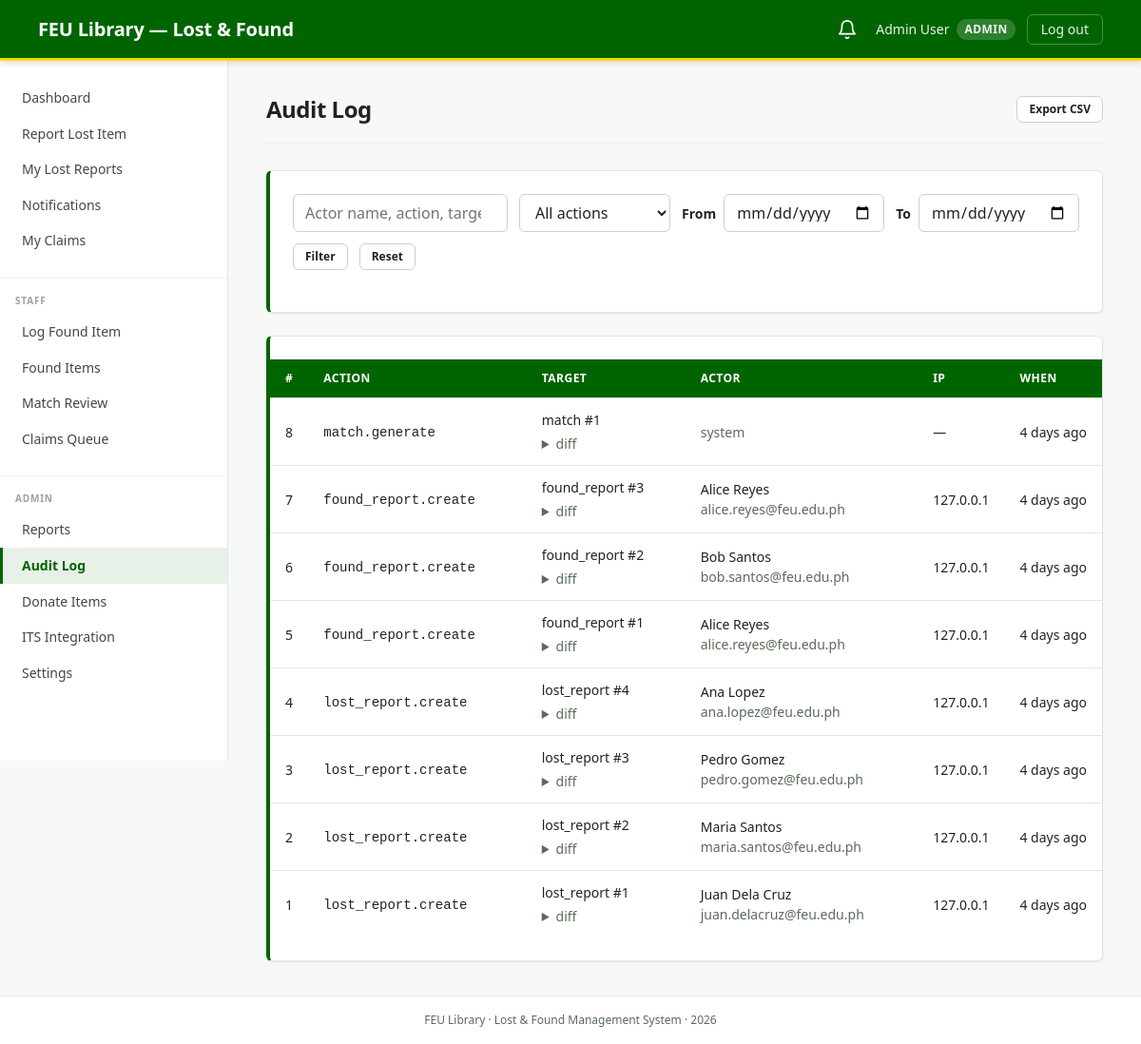
/index.php?p=admin.audit (signed in), run on the app's committed database.
### tables this page shows
CREATE TABLE accounts (
  id              INT UNSIGNED       NOT NULL AUTO_INCREMENT,
  role            ENUM('user','staff','admin') NOT NULL,
  user_type       ENUM('student','faculty')    NULL,             
  full_name       VARCHAR(150)       NOT NULL,
  id_number       VARCHAR(50)        NOT NULL,                   
  email           VARCHAR(255)       NOT NULL,
  password_hash   VARCHAR(255)       NOT NULL,                   
  is_active       TINYINT(1)         NOT NULL DEFAULT 1,
  created_at      DATETIME           NOT NULL DEFAULT CURRENT_TIMESTAMP,
  updated_at      DATETIME           NOT NULL DEFAULT CURRENT_TIMESTAMP
                                              ON UPDATE CURRENT_TIMESTAMP,
  PRIMARY KEY (id),
  UNIQUE KEY uq_accounts_email     (email),
  UNIQUE KEY uq_accounts_id_number (id_number),
  KEY idx_accounts_role            (role)
);

CREATE TABLE audit_logs (
  id                       INT UNSIGNED       NOT NULL AUTO_INCREMENT,
  actor_account_id         INT UNSIGNED       NULL,
  action                   VARCHAR(100)       NOT NULL,          
  target_type              VARCHAR(50)        NOT NULL,
  target_id                INT UNSIGNED       NOT NULL,
  diff_json                JSON               NULL,
  ip_address               VARCHAR(45)        NULL,              
  created_at               DATETIME           NOT NULL DEFAULT CURRENT_TIMESTAMP,
  PRIMARY KEY (id),
  KEY idx_audit_actor   (actor_account_id),
  KEY idx_audit_target  (target_type, target_id),
  KEY idx_audit_action  (action),
  KEY idx_audit_created (created_at),
  CONSTRAINT fk_audit_actor
    FOREIGN KEY (actor_account_id) REFERENCES accounts(id) ON DELETE SET NULL
);

### index.php (called while the page is built, shortened)
<?php
require_once __DIR__ . '/lib/bootstrap.php';
$routes = require __DIR__ . '/lib/routes.php';
$token = isset($_GET['p']) && is_string($_GET['p']) ? trim($_GET['p']) : '';
$route = $routes[$token];
if (empty($route['public'])) {
    if (!is_authenticated()) {
        $next = $_SERVER['REQUEST_URI'] ?? '/index.php';
        go(url('/index.php?p=login&next=' . urlencode($next)));
    }
}
$page_file = __DIR__ . '/pages/' . $route['file'];
require $page_file;
exit;

### lib/bootstrap.php (called while the page is built, shortened)
<?php
function cfg(?string $path = null)
{
    static $config = null;
    if ($config === null) {
        $config_path = __DIR__ . '/../config.php';
        $config = require $config_path;
    }
    $value = $config;
    foreach (explode('.', $path) as $key) {
        $value = $value[$key];
    }
    return $value;
}
require_once __DIR__ . '/sanitize.php';
require_once __DIR__ . '/db.php';
require_once __DIR__ . '/auth.php';
require_once __DIR__ . '/view.php';
require_once __DIR__ . '/../partials/layout.php';

### config.php (called while the page is built)
<?php
return [
    'app' => [
        'name'      => 'FEU Library — Lost & Found Management System',
        'env'       => getenv('APP_ENV')      ?: 'development',
        'base_url'  => getenv('APP_BASE_URL') ?: 'http://localhost/feulib',
        'base_path' => getenv('APP_BASE_PATH') !== false ? (string) getenv('APP_BASE_PATH') : '/feulib',
        'timezone'  => 'Asia/Manila',
    ],
    'db' => [
        'host'    => getenv('DB_HOST') ?: '127.0.0.1',
        'port'    => (int) (getenv('DB_PORT') ?: 3306),
        'name'    => getenv('DB_NAME') ?: 'lfms',
        'user'    => getenv('DB_USER') ?: 'root',
        'pass'    => getenv('DB_PASS') !== false ? (string) getenv('DB_PASS') : '',
        'charset' => 'utf8mb4',
    ],
    'session' => [
        'name'            => 'LFMSSESSID',
        'lifetime'        => 0,
        'cookie_secure'   => filter_var(getenv('SESSION_COOKIE_SECURE') ?: 'false', FILTER_VALIDATE_BOOLEAN),
        'cookie_httponly' => true,
        'cookie_samesite' => 'Strict',
    ],
    'upload' => [
        'max_bytes'     => 4 * 1024 * 1024,
        'allowed_mimes' => ['image/jpeg', 'image/png', 'image/webp'],
        'storage_path'  => getenv('UPLOAD_STORAGE_PATH') ?: __DIR__ . '/assets/uploads',
    ],
    'its' => [
        'auth_mode'       => getenv('ITS_AUTH_MODE') ?: 'bearer',
        'auth_value'      => getenv('ITS_AUTH_VALUE') ?: 'dev-token-change-me-before-production',
        'api_key_header'  => 'X-API-Key',
        'timeout_seconds' => 10,
        'verify_ssl'      => true,
        'endpoints' => [
            'students' => getenv('ITS_ENDPOINT_STUDENTS') ?: 'http://localhost/feulib/index.php?p=api.its_mock&type=student',
            'staff'    => getenv('ITS_ENDPOINT_STAFF')    ?: 'http://localhost/feulib/index.php?p=api.its_mock&type=staff',
        ],
    ],
];

### lib/view.php (called while the page is built, shortened)
<?php
function url(string $path = ''): string
{
    static $base = null;
    if ($base === null) {
        $configured = cfg('app.base_path');
        $base = rtrim($configured, '/');
    }
    return $base . '/' . ltrim($path, '/');
}
    ?><!DOCTYPE html>
<?php
function table_state(string $prefix = '', array $defaults = []): array
{
    $allowed_per = [10, 25, 50, 100];
    $raw_per     = (int) ($_GET[$prefix . 'per_page'] ?? 0);
    return [
        'sort'     => isset($_GET[$prefix . 'sort']) && is_string($_GET[$prefix . 'sort'])
                      ? trim($_GET[$prefix . 'sort'])
                      : (string) ($defaults['sort'] ?? ''),
        'dir'      => (isset($_GET[$prefix . 'dir']) && $_GET[$prefix . 'dir'] === 'asc')
                      ? 'asc'
                      : ((isset($_GET[$prefix . 'dir']) && $_GET[$prefix . 'dir'] === 'desc')
                          ? 'desc'
                          : (string) ($defaults['dir'] ?? 'desc')),
        'page'     => max(1, (int) ($_GET[$prefix . 'page'] ?? 1)),
        'per_page' => in_array($raw_per, $allowed_per, true)
                      ? $raw_per
                      : (int) ($defaults['per_page'] ?? 25),
        'status'   => isset($_GET[$prefix . 'status']) && is_string($_GET[$prefix . 'status'])
                      ? trim($_GET[$prefix . 'status'])
                      : (string) ($defaults['status'] ?? ''),
        'q'        => isset($_GET[$prefix . 'q']) && is_string($_GET[$prefix . 'q'])
                      ? trim($_GET[$prefix . 'q'])
                      : '',
    ];
}
function time_ago(?string $datetime): string
{
    $ts = strtotime($datetime);
    $diff = time() - $ts;
    if ($diff < 7 * 86400)         return floor($diff / 86400) . ' days ago';
    return date('M j, Y', $ts);
}

### lib/sanitize.php (called while the page is built, shortened)
<?php
function e($value): string
{
    return htmlspecialchars((string) $value, ENT_QUOTES | ENT_SUBSTITUTE, 'UTF-8');
}

### lib/db.php (called while the page is built, shortened)
<?php
function db(): PDO
{
    static $pdo = null;
    if ($pdo !== null) {
        return $pdo;
    }
    $cfg = cfg('db');
    $dsn = sprintf(
        'mysql:host=%s;port=%d;dbname=%s;charset=%s',
        $cfg['host'],
        $cfg['port'],
        $cfg['name'],
        $cfg['charset']
    );
    $pdo = new PDO($dsn, $cfg['user'], $cfg['pass'], [
        PDO::ATTR_ERRMODE            => PDO::ERRMODE_EXCEPTION,
        PDO::ATTR_DEFAULT_FETCH_MODE => PDO::FETCH_ASSOC,
        PDO::ATTR_EMULATE_PREPARES   => false,
    ]);
    return $pdo;
}
function q(string $sql, array $params = []): PDOStatement
{
    $stmt = db()->prepare($sql);
    $stmt->execute($params);
    return $stmt;
}
function q_one(string $sql, array $params = []): ?array
{
    $row = q($sql, $params)->fetch();
    return $row === false ? null : $row;
}
function q_all(string $sql, array $params = []): array
{
    return q($sql, $params)->fetchAll();
}
function q_value(string $sql, array $params = [])
{
    $value = q($sql, $params)->fetchColumn();
    return $value === false ? null : $value;
}

### lib/auth.php (called while the page is built, shortened)
<?php
function current_user(): ?array
{
    static $cached;
    if ($cached !== null) {
        return $cached === false ? null : $cached;
    }
    $row = q_one(
        'SELECT id, role, user_type, full_name, id_number, email, is_active, created_at
           FROM accounts
          WHERE id = ? AND is_active = 1',
        [(int) $_SESSION['user_id']]
    );
    $cached = $row;
    return $row;
}
function is_authenticated(): bool
{
    return current_user() !== null;
}

### pages/admin.audit.php (the view, shortened to what this page needs)
<?php
$state = table_state('', [
    'sort'     => 'date',
    'dir'      => 'desc',
    'per_page' => 50,
]);
$filter_from   = trim($_GET['from'] ?? '');
$filter_to     = trim($_GET['to'] ?? '');
$where  = [];
$params = [];
$where_sql = $where ? 'WHERE ' . implode(' AND ', $where) : '';
$offset = ($state['page'] - 1) * $state['per_page'];
$entries = q_all(
    'SELECT audit_logs.id,
            audit_logs.action,
            audit_logs.target_type,
            audit_logs.target_id,
            audit_logs.diff_json,
            audit_logs.ip_address,
            audit_logs.created_at,
            accounts.full_name  AS actor_name,
            accounts.email      AS actor_email
       FROM audit_logs
       LEFT JOIN accounts ON accounts.id = audit_logs.actor_account_id
      ' . $where_sql . '
      ORDER BY audit_logs.created_at DESC, audit_logs.id DESC
      LIMIT ? OFFSET ?',
    array_merge($params, [$state['per_page'], $offset])
);
layout_open('Audit Log');
?>
<section class="card" aria-labelledby="filter-title">
  <form method="GET" class="filter-bar filter-bar-wrap">
    <input type="search" name="q" value="<?= e($state['q']) ?>"
           placeholder="Actor name, action, target&hellip;"
           class="form-control field-flex"
           aria-label="Search audit log">
    <select name="action" class="form-control field-auto">
      <option value="">All actions</option>
    </select>
    <div class="filter-date-range">
      <label for="from" class="form-label">From</label>
      <input type="date" id="from" name="from" value="<?= e($filter_from) ?>"
             class="form-control field-auto">
    </div>
    <div class="filter-date-range">
      <label for="to" class="form-label">To</label>
      <input type="date" id="to" name="to" value="<?= e($filter_to) ?>"
             class="form-control field-auto">
    </div>
    <button type="submit" class="btn btn-ghost btn-sm">Filter</button>
    <a href="<?= e(url('/index.php?p=admin.audit')) ?>" class="btn btn-ghost btn-sm">Reset</a>
  </form>
</section>
<section class="card">
  <?php if (!$entries): ?>
    <div class="empty-state">
      <p class="empty-state-title">No log entries match the current filters</p>
    </div>
  <?php else: ?>
    <div class="table-wrap table-wrap-cards">
      <table class="data-table data-table-static">
        <thead>
          <tr>
            <th class="col-narrow">#</th>
            <th>Action</th>
            <th>Target</th>
            <th>Actor</th>
            <th class="col-narrow">IP</th>
            <th class="col-narrow">When</th>
          </tr>
        </thead>
        <tbody>
          <?php foreach ($entries as $entry): ?>
            <tr>
              <td data-label="#" class="col-narrow text-sm text-muted"><?= (int) $entry['id'] ?></td>
              <td data-label="Action">
                <span class="text-sm" style="font-family: var(--font-family-mono);">
                  <?= e((string) $entry['action']) ?>
                </span>
              </td>
              <td data-label="Target">
                <span class="text-sm">
                  <?= e((string) $entry['target_type']) ?>
                  #<?= (int) $entry['target_id'] ?>
                </span>
                <?php if (!empty($entry['diff_json'])): ?>
                  <details class="text-sm text-muted" style="margin-top: var(--space-1);">
                    <summary>diff</summary>
                  </details>
                <?php endif; ?>
              </td>
              <td data-label="Actor">
                <?php if (!empty($entry['actor_name'])): ?>
                  <?= e((string) $entry['actor_name']) ?>
                  <div class="text-sm text-muted"><?= e((string) $entry['actor_email']) ?></div>
                <?php else: ?>
                  <span class="text-muted">system</span>
                <?php endif; ?>
              </td>
              <td data-label="IP" class="col-narrow text-sm text-muted"><?= e((string) ($entry['ip_address'] ?? '—')) ?></td>
              <td data-label="When" class="col-narrow text-sm text-muted"><?= e(time_ago((string) $entry['created_at'])) ?></td>
            </tr>
          <?php endforeach; ?>
        </tbody>
      </table>
    </div>
  <?php endif; ?>
</section>

### partials/header.php (shortened to what this page needs)
<?php
$user = current_user();
$role_label = strtoupper((string) ($user['role'] ?? ''));
$unread_count = (int) (q_value(
    'SELECT COUNT(*) FROM notifications WHERE recipient_account_id = ? AND is_read = 0',
    [(int) $user['id']]
) ?? 0);
?>
<header class="app-header" role="banner">
  <div class="app-header-brand">FEU Library &mdash; Lost &amp; Found</div>
  <div class="app-header-tools">
    <a href="<?= e(url('/index.php?p=notifications')) ?>"
       class="app-header-bell"
       aria-label="Notifications<?= $unread_count > 0 ? ' (' . $unread_count . ' unread)' : '' ?>">
      <svg width="22" height="22" viewBox="0 0 24 24" fill="none" stroke="currentColor"
           stroke-width="1.8" stroke-linecap="round" stroke-linejoin="round" aria-hidden="true">
        <path d="M18 8a6 6 0 1 0-12 0c0 7-3 9-3 9h18s-3-2-3-9"/>
        <path d="M13.73 21a2 2 0 0 1-3.46 0"/>
      </svg>
    </a>
    <div class="app-header-user">
      <span><?= e($user['full_name']) ?></span>
      <span class="role-pill"><?= e($role_label) ?></span>
    </div>
    <a href="<?= e(url('/index.php?p=logout')) ?>" class="app-header-logout">Log out</a>
  </div>
</header>

### assets/css/base.css (style rules this page uses)
*, *::before, *::after { box-sizing: border-box; }
html { font-size: 16px; -webkit-text-size-adjust: 100%; }
body { margin: 0; font-family: var(--font-family-base); font-size: var(--font-size-base); line-height: var(--line-height-normal); color: var(--color-text); background: var(--color-bg); -webkit-font-smoothing: antialiased; -moz-osx-font-smoothing: grayscale; }
a { color: var(--color-text-link); text-decoration: underline; text-underline-offset: 2px; transition: color var(--duration-fast) var(--easing-default); }
button, input, select, textarea { font: inherit; color: inherit; }
button { cursor: pointer; background: none; border: 0; padding: 0; }
img, svg { display: block; max-width: 100%; }
table { border-collapse: collapse; width: 100%; }

### data on the page
accounts: full_name "Admin User", role "ADMIN"
audit_logs: id "8", action "match.generate", target_type "match", target "1", shows "system", ip_address "—", created_at "4 days ago"
audit_logs: id "7", action "found_report.create", target_type "found_report", target "3", actor_account.full_name "Alice Reyes", actor_account.email "alice.reyes@feu.edu.ph", ip_address "127.0.0.1", created_at "4 days ago"
audit_logs: id "6", action "found_report.create", target_type "found_report", target "2", actor_account.full_name "Bob Santos", actor_account.email "bob.santos@feu.edu.ph", ip_address "127.0.0.1", created_at "4 days ago"
audit_logs: id "5", action "found_report.create", target_type "found_report", target "1", actor_account.full_name "Alice Reyes", actor_account.email "alice.reyes@feu.edu.ph", ip_address "127.0.0.1", created_at "4 days ago"
audit_logs: id "4", action "lost_report.create", target_type "lost_report", target "4", actor_account.full_name "Ana Lopez", actor_account.email "ana.lopez@feu.edu.ph", ip_address "127.0.0.1", created_at "4 days ago"
audit_logs: id "3", action "lost_report.create", target_type "lost_report", target "3", actor_account.full_name "Pedro Gomez", actor_account.email "pedro.gomez@feu.edu.ph", ip_address "127.0.0.1", created_at "4 days ago"
audit_logs: id "2", action "lost_report.create", target_type "lost_report", target "2", actor_account.full_name "Maria Santos", actor_account.email "maria.santos@feu.edu.ph", ip_address "127.0.0.1", created_at "4 days ago"
audit_logs: id "1", action "lost_report.create", target_type "lost_report", target "1", actor_account.full_name "Juan Dela Cruz", actor_account.email "juan.delacruz@feu.edu.ph", ip_address "127.0.0.1", created_at "4 days ago"

### other printed values
$item['label'] "Dashboard"
$item['label'] "Report Lost Item"
$item['label'] "My Lost Reports"
$item['label'] "Notifications"
$item['label'] "My Claims"
$item['label'] "STAFF"
$item['label'] "Log Found Item"
$item['label'] "Found Items"
$item['label'] "Match Review"
$item['label'] "Claims Queue"
$item['label'] "ADMIN"
$item['label'] "Reports"
$item['label'] "Audit Log"
$item['label'] "Donate Items"
$item['label'] "ITS Integration"
